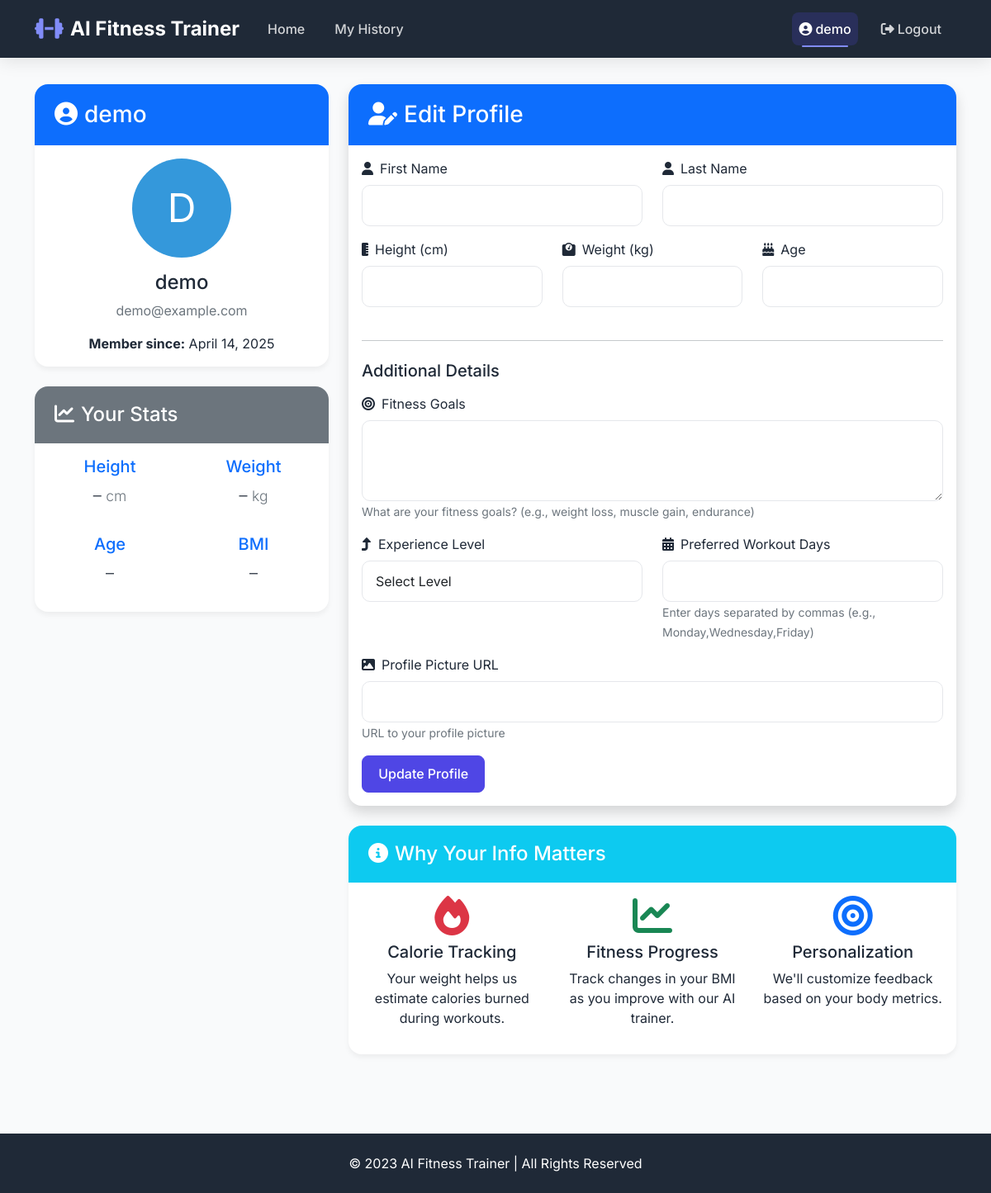
The app's page /profile (signed in) with its own data.
### backend/models.py (models this page shows, shortened)
class User(Base, UserMixin):
    __tablename__ = "users"
    id = Column(Integer, primary_key=True)
    username = Column(String(64), unique=True, nullable=False)
    email = Column(String(120), unique=True, nullable=False)
    password_hash = Column(String(128))
    first_name = Column(String(64))
    last_name = Column(String(64))
    height = Column(Float)  # in cm
    weight = Column(Float)  # in kg
    age = Column(Integer)
    created_at = Column(DateTime, default=datetime.utcnow)
    fitness_goals = Column(String(256))  # e.g. "weight loss, muscle gain, endurance"
    experience_level = Column(String(32))  # e.g. "beginner", "intermediate", "advanced"
    preferred_workout_days = Column(String(64))  # e.g. "Monday,Wednesday,Friday"
    profile_picture_url = Column(String(256))  # URL or path to profile picture
    workouts = relationship("WorkoutHistory", back_populates="user")

### backend/app.py (the view)
@app.route('/profile', methods=['GET', 'POST'])
def profile():
    form = ProfileForm()
    if form.validate_on_submit():
        db_session = get_session()
        user = db_session.query(User).filter_by(username="demo").first()
        if not user:
            user = User(username="demo", email="demo@example.com")
            user.set_password("demopassword")
            db_session.add(user)
        user.first_name = form.first_name.data
        user.last_name = form.last_name.data
        user.height = form.height.data
        user.weight = form.weight.data
        user.age = form.age.data
        user.fitness_goals = form.fitness_goals.data
        user.experience_level = form.experience_level.data
        user.preferred_workout_days = form.preferred_workout_days.data
        user.profile_picture_url = form.profile_picture_url.data
        db_session.commit()
        db_session.close()
        flash('Your profile has been updated.')
        return redirect(url_for('profile'))
    elif request.method == 'GET':
        db_session = get_session()
        user = db_session.query(User).filter_by(username="demo").first()
        if user:
            form.first_name.data = user.first_name
            form.last_name.data = user.last_name
            form.height.data = user.height
            form.weight.data = user.weight
            form.age.data = user.age
            form.fitness_goals.data = user.fitness_goals
            form.experience_level.data = user.experience_level
            form.preferred_workout_days.data = user.preferred_workout_days
            form.profile_picture_url.data = user.profile_picture_url
        db_session.close()
    return render_template('profile.html', form=form)

### backend/app.py (called while the page is built)
@login_manager.user_loader
def load_user(id):
    session = get_session()
    user = session.query(User).get(int(id))
    session.close()
    return user

### backend/models.py (called while the page is built)
def get_session():
    db_path = os.path.join(os.path.dirname(os.path.dirname(os.path.abspath(__file__))), "exercise.db")
    engine = create_engine(f"sqlite:///{db_path}")
    Session = sessionmaker(bind=engine)
    return Session()

### templates/profile.html (shortened to what this page needs)
{% extends "base.html" %}
{% block content %}
<div class="container">
    <div class="row">
        <div class="col-lg-4 mb-4">
            <div class="card">
                <div class="card-header bg-primary text-white">
                    <h3 class="mb-0"><i class="fas fa-user-circle me-2"></i>{{ current_user.username }}</h3>
                </div>
                <div class="card-body text-center">
                    <div class="avatar-container mb-3">
                        {% if current_user.profile_picture_url %}
                        <img src="{{ current_user.profile_picture_url }}"
                             alt="{{ current_user.username }}"
                             style="width: 120px; height: 120px; border-radius: 50%; object-fit: cover;">
                        {% else %}
                        <div style="width: 120px; height: 120px; background-color: #3498db; color: white;
                                  border-radius: 50%; display: inline-flex; align-items: center;
                                  justify-content: center; font-size: 3rem;">
                            {{ current_user.username[0].upper() }}
                        </div>
                        {% endif %}
                    </div>
                    <h4>{{ current_user.first_name if current_user.first_name else current_user.username }} {{ current_user.last_name if current_user.last_name else '' }}</h4>
                    <p class="text-muted">{{ current_user.email }}</p>
                    <p class="mb-0"><strong>Member since:</strong> {{ current_user.created_at.strftime('%B %d, %Y') }}</p>
                </div>
            </div>
            <div class="card mt-4">
                <div class="card-header bg-secondary text-white">
                    <h4 class="mb-0"><i class="fas fa-chart-line me-2"></i>Your Stats</h4>
                </div>
                <div class="card-body">
                    <div class="row text-center">
                        <div class="col-6 mb-3">
                            <h5 class="text-primary">Height</h5>
                            <p class="lead">{{ current_user.height|round|int if current_user.height else '–' }} <small class="text-muted">cm</small></p>
                        </div>
                        <div class="col-6 mb-3">
                            <h5 class="text-primary">Weight</h5>
                            <p class="lead">{{ current_user.weight|round|int if current_user.weight else '–' }} <small class="text-muted">kg</small></p>
                        </div>
                        <div class="col-6">
                            <h5 class="text-primary">Age</h5>
                            <p class="lead">{{ current_user.age if current_user.age else '–' }}</p>
                        </div>
                        <div class="col-6">
                            <h5 class="text-primary">BMI</h5>
                            <p class="lead">
                                {% if current_user.height and current_user.weight %}
                                {{ ((current_user.weight / ((current_user.height / 100) ** 2))|round(1)) }}
                                {% else %}
                                –
                                {% endif %}
                            </p>
                        </div>
                    </div>
                </div>
            </div>
        </div>
        <div class="col-lg-8">
            <div class="card shadow">
                <div class="card-header bg-primary text-white">
                    <h3 class="mb-0"><i class="fas fa-user-edit me-2"></i>Edit Profile</h3>
                </div>
                <div class="card-body">
                    <form method="POST" action="{{ url_for('profile') }}">
                        <div class="row">
                            <div class="col-md-6 mb-3">
                                <label for="first_name" class="form-label"><i class="fas fa-user me-2"></i>{{ form.first_name.label }}</label>
                                {{ form.first_name(class="form-control", id="first_name") }}
                            </div>
                            <div class="col-md-6 mb-3">
                                <label for="last_name" class="form-label"><i class="fas fa-user me-2"></i>{{ form.last_name.label }}</label>
                                {{ form.last_name(class="form-control", id="last_name") }}
                            </div>
                        </div>
                        <div class="row">
                            <div class="col-md-4 mb-3">
                                <label for="height" class="form-label"><i class="fas fa-ruler-vertical me-2"></i>{{ form.height.label }}</label>
                                {{ form.height(class="form-control", id="height") }}
                            </div>
                            <div class="col-md-4 mb-3">
                                <label for="weight" class="form-label"><i class="fas fa-weight me-2"></i>{{ form.weight.label }}</label>
                                {{ form.weight(class="form-control", id="weight") }}
                            </div>
                            <div class="col-md-4 mb-3">
                                <label for="age" class="form-label"><i class="fas fa-birthday-cake me-2"></i>{{ form.age.label }}</label>
                                {{ form.age(class="form-control", id="age") }}
                            </div>
                        </div>
                        <hr class="my-4">
                        <h5 class="mb-3">Additional Details</h5>
                        <div class="mb-3">
                            <label for="fitness_goals" class="form-label">
                                <i class="fas fa-bullseye me-2"></i>{{ form.fitness_goals.label }}
                            </label>
                            {{ form.fitness_goals(class="form-control", id="fitness_goals", rows=3) }}
                            <small class="form-text text-muted">{{ form.fitness_goals.description }}</small>
                        </div>
                        <div class="row">
                            <div class="col-md-6 mb-3">
                                <label for="experience_level" class="form-label">
                                    <i class="fas fa-level-up-alt me-2"></i>{{ form.experience_level.label }}
                                </label>
                                {{ form.experience_level(class="form-control", id="experience_level") }}
                            </div>
                            <div class="col-md-6 mb-3">
                                <label for="preferred_workout_days" class="form-label">
                                    <i class="fas fa-calendar-alt me-2"></i>{{ form.preferred_workout_days.label }}
                                </label>
                                {{ form.preferred_workout_days(class="form-control", id="preferred_workout_days") }}
                                <small class="form-text text-muted">{{ form.preferred_workout_days.description }}</small>
                            </div>
                        </div>
                        <div class="mb-3">
                            <label for="profile_picture_url" class="form-label">
                                <i class="fas fa-image me-2"></i>{{ form.profile_picture_url.label }}
                            </label>
                            {{ form.profile_picture_url(class="form-control", id="profile_picture_url") }}
                            <small class="form-text text-muted">{{ form.profile_picture_url.description }}</small>
                        </div>
                        <div class="mt-3">
                            {{ form.submit(class="btn btn-primary") }}
                        </div>
                    </form>
                </div>
            </div>
            <div class="card mt-4">
                <div class="card-header bg-info text-white">
                    <h4 class="mb-0"><i class="fas fa-info-circle me-2"></i>Why Your Info Matters</h4>
                </div>
                <div class="card-body">
                    <div class="row">
                        <div class="col-md-4 text-center mb-3 mb-md-0">
                            <i class="fas fa-fire text-danger fa-3x mb-2"></i>
                            <h5>Calorie Tracking</h5>
                            <p>Your weight helps us estimate calories burned during workouts.</p>
                        </div>
                        <div class="col-md-4 text-center mb-3 mb-md-0">
                            <i class="fas fa-chart-line text-success fa-3x mb-2"></i>
                            <h5>Fitness Progress</h5>
                            <p>Track changes in your BMI as you improve with our AI trainer.</p>
                        </div>
                        <div class="col-md-4 text-center">
                            <i class="fas fa-bullseye text-primary fa-3x mb-2"></i>
                            <h5>Personalization</h5>
                            <p>We'll customize feedback based on your body metrics.</p>
                        </div>
                    </div>
                </div>
            </div>
        </div>
    </div>
</div>
{% endblock %}

### templates/base.html (shortened to what this page needs)
<!DOCTYPE html>
<html lang="en">
<head>
    <link href="https://cdn.jsdelivr.net/npm/bootstrap@5.2.3/dist/css/bootstrap.min.css" rel="stylesheet">
    <link href="https://cdnjs.cloudflare.com/ajax/libs/font-awesome/6.1.1/css/all.min.css" rel="stylesheet">
</head>
<body>
    <nav class="navbar navbar-expand-lg navbar-dark">
        <div class="container">
            <a class="navbar-brand" href="{{ url_for('index') }}">
                <i class="fas fa-dumbbell me-2"></i>AI Fitness Trainer
            </a>
            <div class="collapse navbar-collapse" id="navbarNav">
                <ul class="navbar-nav me-auto">
                    <li class="nav-item">
                        <a class="nav-link {% if request.path == url_for('index') %}active{% endif %}"
                           href="{{ url_for('index') }}">Home</a>
                    </li>
                    {% if current_user.is_authenticated %}
                    <li class="nav-item">
                        <a class="nav-link {% if request.path == url_for('history') %}active{% endif %}"
                           href="{{ url_for('history') }}">My History</a>
                    </li>
                    {% endif %}
                </ul>
                <ul class="navbar-nav">
                    {% if current_user.is_authenticated %}
                    <li class="nav-item">
                        <a class="nav-link {% if request.path == url_for('profile') %}active{% endif %}"
                           href="{{ url_for('profile') }}">
                            <i class="fas fa-user-circle me-1"></i>{{ current_user.username }}
                        </a>
                    </li>
                    <li class="nav-item">
                        <a class="nav-link" href="{{ url_for('logout') }}">
                            <i class="fas fa-sign-out-alt me-1"></i>Logout
                        </a>
                    </li>
                    {% endif %}
                </ul>
            </div>
        </div>
    </nav>
    <div class="page-container">
        {% block content %}{% endblock %}
    </div>
    <footer class="text-center py-4">
        <div class="container">
            <p class="mb-0">&copy; 2023 AI Fitness Trainer | All Rights Reserved</p>
        </div>
    </footer>
</body>
</html>

### templates/base.html (style rules this page uses)
:root { --primary-color: #4F46E5; --primary-light: #818CF8; --primary-dark: #3730A3; --secondary-color: #10B981; --accent-color: #F59E0B; --dark-color: #1F2937; --light-color: #F9FAFB; --gray-color: #E5E7EB; --danger-color: #EF4444; --warning-color: #FBBF24; }
body { background-color: var(--light-color); color: var(--dark-color); font-family: 'Inter', -apple-system, BlinkMacSystemFont, sans-serif; }
.navbar { background-color: var(--dark-color); box-shadow: 0 4px 20px rgba(0,0,0,0.1); padding: 0.75rem 0; }
.navbar-brand { font-weight: 700; font-size: 1.5rem; color: white; display: flex; align-items: center; }
.navbar-brand i { color: var(--primary-light); font-size: 1.75rem; margin-right: 10px; }
.nav-link { color: rgba(255,255,255,0.8) !important; font-weight: 500; margin: 0 10px; transition: all 0.2s ease; position: relative; padding: 0.5rem 0.75rem; border-radius: 8px; }
.nav-link.active { color: white !important; background-color: rgba(79, 70, 229, 0.2); }
.nav-link.active:after { content: ''; position: absolute; bottom: -2px; left: 0.75rem; right: 0.75rem; height: 2px; background-color: var(--primary-light); border-radius: 1px; }
.btn { border-radius: 8px; padding: 0.6rem 1.2rem; font-weight: 500; transition: all 0.3s ease; }
.btn-primary { background-color: var(--primary-color); border-color: var(--primary-color); }
.card { border-radius: 16px; overflow: hidden; border: none; box-shadow: 0 4px 6px rgba(0,0,0,0.05); transition: all 0.3s cubic-bezier(0.25, 0.8, 0.25, 1); }
.card-header { border-bottom: none; padding: 1.25rem 1.5rem; background-color: white; font-weight: 600; }
.form-control { border-radius: 10px; padding: 12px 16px; border: 1px solid var(--gray-color); transition: all 0.2s ease; }
footer { background-color: var(--dark-color); color: white; padding: 2rem 0; margin-top: 4rem; }
.page-container { min-height: calc(100vh - 72px - 80px); padding: 2rem 0; }
.exercise-card, .btn, .nav-link { cursor: pointer; }

### records on screen
User: username "demo", username "D", first_name+username "demo", email "demo@example.com", created_at "April 14, 2025", height "–", weight "–", age "–"
